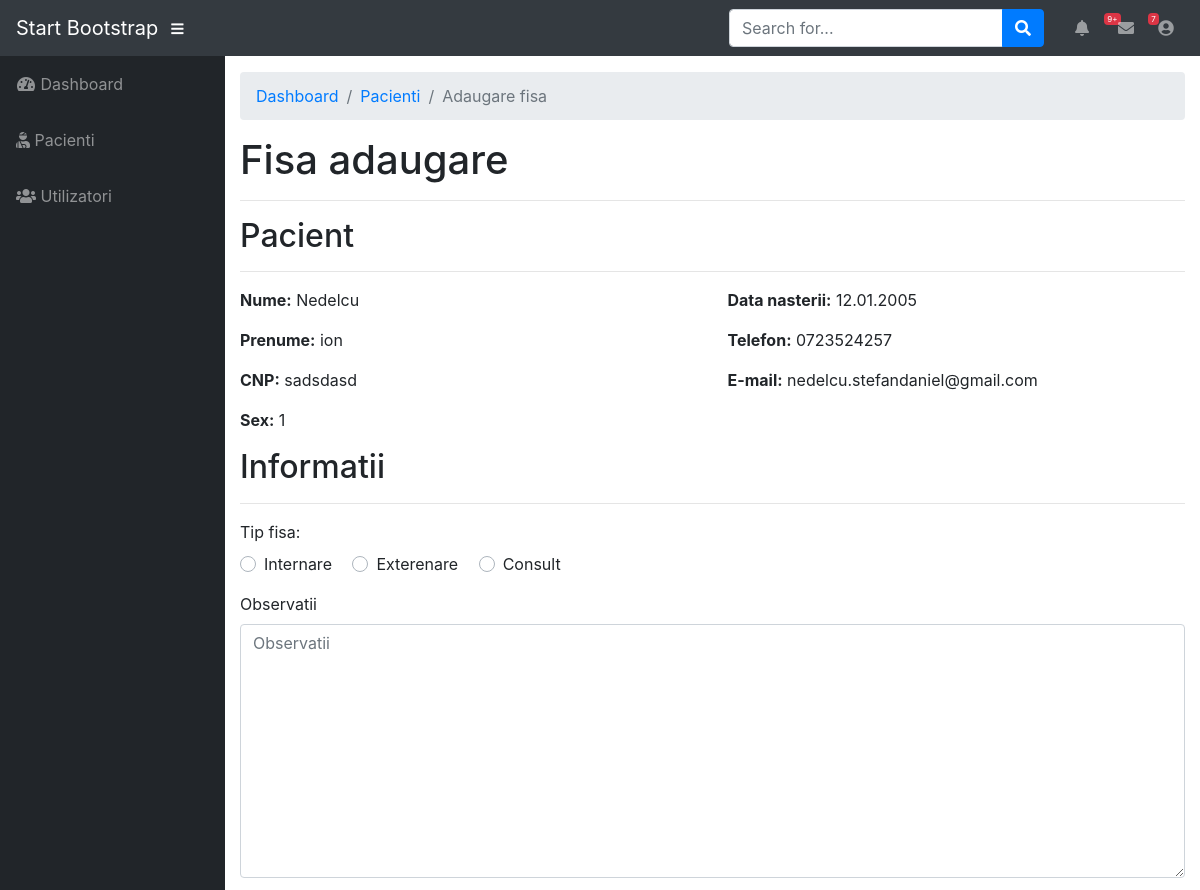
Page /fisa_adaugare?id=1 (upper part) on the earlier database version.
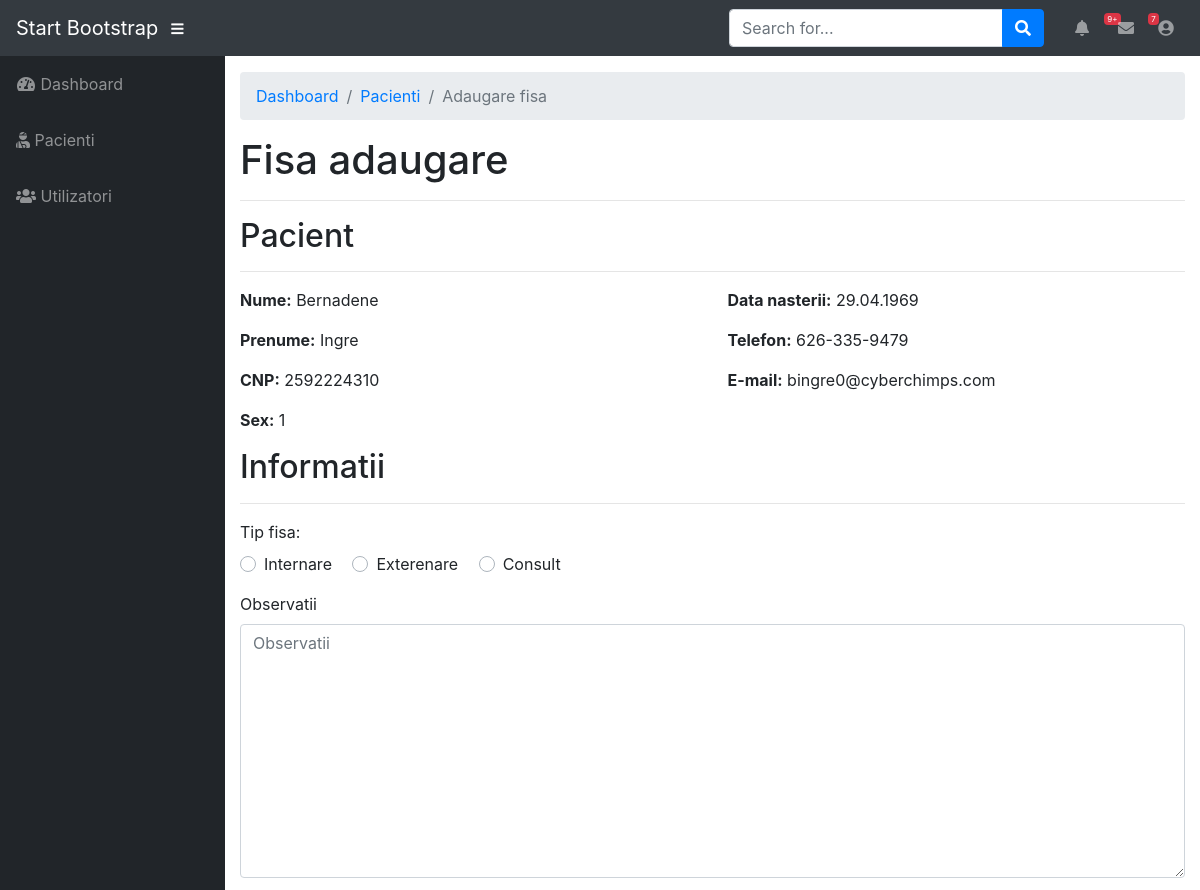
Same page on the later database version.
### tables this page shows
CREATE TABLE `pacienti` (
  `id` int(255) NOT NULL,
  `nume` varchar(255) NOT NULL,
  `prenume` varchar(255) NOT NULL,
  `cnp` varchar(10) NOT NULL,
  `data_nastere` date NOT NULL,
  `sex` tinyint(1) NOT NULL,
  `telefon` varchar(15) NOT NULL,
  `email` varchar(255) NOT NULL
);

### config/db_config.php (called while the page is built)
<?php
 $username="root";
 $password="";
 $servername="localhost";
 $db="dep";
?>

### _inc/classes/Db.php (called while the page is built, shortened)
<?php
class Db{
    private $con;
    private function Connect(){
        global $username, $password, $db, $servername;
        $this->con = new mysqli($servername, $username, $password, $db);
    }
    public function getQuerry($query){
        $result = $this->con->query($query);
        return $result;
    }
    public function getRow($result){
        $re = array();
        if (mysqli_num_rows($result) > 0) {
           while($row = mysqli_fetch_assoc($result)) {
               $re=$row;
              break;
           }
       } else {
       }
       return $re;
    }
}
?>

### _inc/models/Pacienti.php (called while the page is built, shortened)
<?php
class Pacienti extends Db{
    public function getPacient($id){
        $query = "SELECT * FROM `pacienti`
                WHERE `pacienti`.`id`='".$id."'";
        $rezultat = $this->getQuerry($query);
        $pacient = $this->getRow($rezultat);
        return $pacient;
    }
}
?>

### fisa_adaugare.php (the view, shortened to what this page needs)
<?php
if(isset($_GET["id"]) && $_GET["id"]>0){
    $id = $_GET["id"];
}else{
    exit();
}
require_once("./_inc/models/Pacienti.php");
$pacientObject = new Pacienti();
$pacient = $pacientObject->getPacient($id);
include("./header.php");
?>
<div class="container-fluid">
    <ol class="breadcrumb">
        <li class="breadcrumb-item"><a href="./dashboard">Dashboard</a></li>
        <li class="breadcrumb-item"><a href="./pacienti_listare">Pacienti</a></li>
        <li class="breadcrumb-item active">Adaugare fisa</li>
    </ol>
    <h1>Fisa adaugare</h1>
    <hr>
    <h2>Pacient</h2>
    <hr>
    <div class="row">
        <div class="col-6">
            <p><b>Nume:</b> <?php echo $pacient["nume"]; ?></p>
            <p><b>Prenume:</b> <?php echo $pacient["prenume"]; ?></p>
            <p><b>CNP:</b> <?php echo $pacient["cnp"]; ?></p>
            <p><b>Sex:</b> <?php echo $pacient["sex"]; ?></p>
        </div>
        <div class="col-6">
            <p><b>Data nasterii:</b> <?php echo date("d.m.Y",strtotime($pacient["data_nastere"])); ?></p>
            <p><b>Telefon:</b> <?php echo $pacient["telefon"]; ?></p>
            <p><b>E-mail:</b> <?php echo $pacient["email"]; ?></p>
        </div>
    </div>
    <h2>Informatii</h2>
    <hr>
    <div class="row pb-sm-5">
        <div class="col-12">
            <form action="./fisa_adaugare?id=<?php echo $id; ?>" method="post">
                <div class="form-group">
                    <label >Tip fisa:</label><br>
                    <div class="custom-control custom-radio custom-control-inline">
                        <label class="custom-control-label" for="internare">Internare</label>
                    </div>
                    <div class="custom-control custom-radio custom-control-inline">
                        <label class="custom-control-label" for="externare">Exterenare</label>
                    </div>
                    <div class="custom-control custom-radio custom-control-inline">
                        <label class="custom-control-label" for="consult">Consult</label>
                    </div>
                </div>
                <div class="form-group">
                    <label for="observatii">Observatii</label>
                    <textarea name="observatii" class="form-control" id="telefobservatiion" placeholder="Observatii" rows="10"></textarea>
                </div>
            </form>
        </div>
    </div>
</div>
 <?php
  include("./footer.php");
 ?>

Differences in the rows shown:
changed pacienti: nume "Nedelcu" → "Bernadene"; prenume "ion" → "Ingre"; cnp "sadsdasd" → "2592224310"; data_nastere "12.01.2005" → "29.04.1969"; telefon "0723524257" → "626-335-9479"; email "nedelcu.stefandaniel@gmail.com" → "bingre0@cyberchimps.com"
